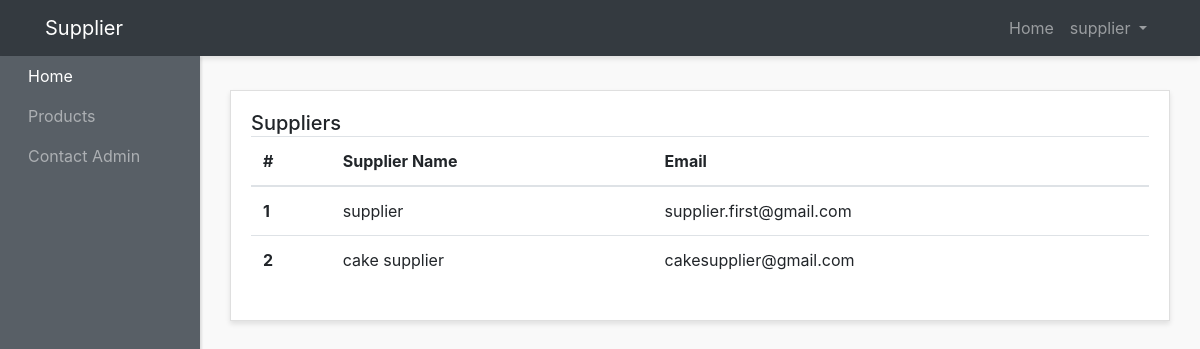
The page /supplier-panel/suppliers/supplier.php (signed in) on the database its author committed.
### tables this page shows
CREATE TABLE `suppliers` (
  `id` int(11) NOT NULL,
  `suppliername` varchar(200) NOT NULL,
  `email` varchar(200) NOT NULL,
  `password` varchar(200) NOT NULL
);

### supplier-panel/suppliers/supplier.php (the view, shortened to what this page needs)
<?php require("../layouts/header.php")?>
<?php require("../../config/config.php")?>
<?php
$suppliers=$conn-> query("SELECT* FROM suppliers");
$suppliers->execute();
$allSuppliers=$suppliers->fetchAll(PDO::FETCH_OBJ);
?>
        <div class="row">
        <div class="col">
          <div class="card">
            <div class="card-body">
              <h5 class="card-title mb-4 d-inline">Suppliers</h5>
              <table class="table">
                <thead>
                  <tr>
                    <th scope="col">#</th>
                    <th scope="col">Supplier Name</th>
                    <th scope="col">Email</th>
                  </tr>
                </thead>
                <tbody>
                  <?php
                  $counter=1;
                  foreach($allSuppliers as $supplier):?>
                  <tr>
                    <th scope="row"><?php echo $counter++;?></th>
                    <td><?php echo $supplier->suppliername;?></td>
                    <td><?php echo $supplier->email;?></td>
                  </tr>
                 <?php endforeach; ?>
                </tbody>
              </table>
            </div>
          </div>
        </div>
      </div>
      <?php require("../layouts/footer.php")?>

### admin-panel/styles/style.css (style rules this page uses)
body { background:#f9f9f9; }
.card { margin-bottom: 15px; border-radius:0; box-shadow: 0 3px 5px rgba(0,0,0,.1); }

### rows shown on the page
suppliers: suppliername "supplier", email "supplier.first@gmail.com"
suppliers: suppliername "cake supplier", email "cakesupplier@gmail.com"

### other values the page prints
$_SESSION['suppliername'] "supplier"
